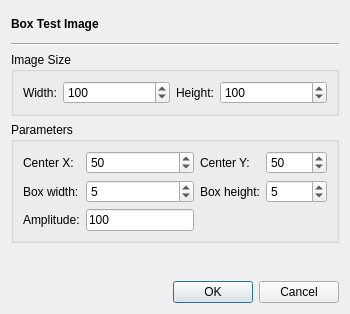
<?xml version="1.0" encoding="UTF-8"?>
<ui version="4.0">
 <class>BoxTestImageDialog</class>
 <widget class="QDialog" name="BoxTestImageDialog">
  <property name="geometry">
   <rect>
    <x>0</x>
    <y>0</y>
    <width>325</width>
    <height>314</height>
   </rect>
  </property>
  <property name="windowTitle">
   <string>Dialog</string>
  </property>
  <layout class="QVBoxLayout" name="verticalLayout">
   <item>
    <widget class="QLabel" name="label">
     <property name="font">
      <font>
       <bold>true</bold>
      </font>
     </property>
     <property name="text">
      <string>Box Test Image</string>
     </property>
    </widget>
   </item>
   <item>
    <widget class="Line" name="line">
     <property name="orientation">
      <enum>Qt::Horizontal</enum>
     </property>
    </widget>
   </item>
   <item>
    <widget class="QGroupBox" name="groupBox">
     <property name="title">
      <string>Image Size</string>
     </property>
     <layout class="QGridLayout" name="gridLayout_2">
      <item row="0" column="2">
       <widget class="QLabel" name="label_3">
        <property name="sizePolicy">
         <sizepolicy hsizetype="Maximum" vsizetype="Preferred">
          <horstretch>0</horstretch>
          <verstretch>0</verstretch>
         </sizepolicy>
        </property>
        <property name="text">
         <string>Height:</string>
        </property>
       </widget>
      </item>
      <item row="0" column="0">
       <widget class="QLabel" name="label_2">
        <property name="sizePolicy">
         <sizepolicy hsizetype="Maximum" vsizetype="Preferred">
          <horstretch>0</horstretch>
          <verstretch>0</verstretch>
         </sizepolicy>
        </property>
        <property name="text">
         <string>Width:</string>
        </property>
       </widget>
      </item>
      <item row="0" column="1">
       <widget class="QSpinBox" name="widthBox">
        <property name="minimum">
         <number>20</number>
        </property>
        <property name="maximum">
         <number>10000</number>
        </property>
        <property name="value">
         <number>100</number>
        </property>
       </widget>
      </item>
      <item row="0" column="3">
       <widget class="QSpinBox" name="heightBox">
        <property name="minimum">
         <number>20</number>
        </property>
        <property name="maximum">
         <number>10000</number>
        </property>
        <property name="value">
         <number>100</number>
        </property>
       </widget>
      </item>
     </layout>
    </widget>
   </item>
   <item>
    <widget class="QGroupBox" name="groupBox_1">
     <property name="title">
      <string>Parameters</string>
     </property>
     <layout class="QGridLayout" name="gridLayout">
      <item row="0" column="2">
       <widget class="QLabel" name="label_5">
        <property name="text">
         <string>Center Y:</string>
        </property>
       </widget>
      </item>
      <item row="0" column="0">
       <widget class="QLabel" name="label_4">
        <property name="text">
         <string>Center X:</string>
        </property>
       </widget>
      </item>
      <item row="4" column="0">
       <widget class="QLabel" name="label_8">
        <property name="text">
         <string>Amplitude:</string>
        </property>
       </widget>
      </item>
      <item row="2" column="0">
       <widget class="QLabel" name="label_6">
        <property name="text">
         <string>Box width:</string>
        </property>
       </widget>
      </item>
      <item row="4" column="1">
       <widget class="QLineEdit" name="amplitudeField">
        <property name="sizePolicy">
         <sizepolicy hsizetype="Minimum" vsizetype="Fixed">
          <horstretch>0</horstretch>
          <verstretch>0</verstretch>
         </sizepolicy>
        </property>
        <property name="text">
         <string>100</string>
        </property>
       </widget>
      </item>
      <item row="2" column="2">
       <widget class="QLabel" name="label_7">
        <property name="text">
         <string>Box height:</string>
        </property>
       </widget>
      </item>
      <item row="0" column="1">
       <widget class="QSpinBox" name="centerXBox">
        <property name="minimum">
         <number>20</number>
        </property>
        <property name="maximum">
         <number>10000</number>
        </property>
        <property name="value">
         <number>50</number>
        </property>
       </widget>
      </item>
      <item row="0" column="3">
       <widget class="QSpinBox" name="centerYBox">
        <property name="minimum">
         <number>20</number>
        </property>
        <property name="maximum">
         <number>10000</number>
        </property>
        <property name="value">
         <number>50</number>
        </property>
       </widget>
      </item>
      <item row="2" column="1">
       <widget class="QSpinBox" name="boxWidthBox">
        <property name="minimum">
         <number>1</number>
        </property>
        <property name="maximum">
         <number>10000</number>
        </property>
        <property name="value">
         <number>5</number>
        </property>
       </widget>
      </item>
      <item row="2" column="3">
       <widget class="QSpinBox" name="boxHeightBox">
        <property name="minimum">
         <number>1</number>
        </property>
        <property name="maximum">
         <number>10000</number>
        </property>
        <property name="value">
         <number>5</number>
        </property>
       </widget>
      </item>
     </layout>
    </widget>
   </item>
   <item>
    <widget class="QWidget" name="widget" native="true"/>
   </item>
   <item>
    <widget class="QDialogButtonBox" name="buttonBox">
     <property name="orientation">
      <enum>Qt::Horizontal</enum>
     </property>
     <property name="standardButtons">
      <set>QDialogButtonBox::Cancel|QDialogButtonBox::Ok</set>
     </property>
    </widget>
   </item>
  </layout>
 </widget>
 <resources/>
 <connections>
  <connection>
   <sender>buttonBox</sender>
   <signal>accepted()</signal>
   <receiver>BoxTestImageDialog</receiver>
   <slot>accept()</slot>
   <hints>
    <hint type="sourcelabel">
     <x>248</x>
     <y>254</y>
    </hint>
    <hint type="destinationlabel">
     <x>157</x>
     <y>274</y>
    </hint>
   </hints>
  </connection>
  <connection>
   <sender>buttonBox</sender>
   <signal>rejected()</signal>
   <receiver>BoxTestImageDialog</receiver>
   <slot>reject()</slot>
   <hints>
    <hint type="sourcelabel">
     <x>316</x>
     <y>260</y>
    </hint>
    <hint type="destinationlabel">
     <x>286</x>
     <y>274</y>
    </hint>
   </hints>
  </connection>
 </connections>
</ui>
